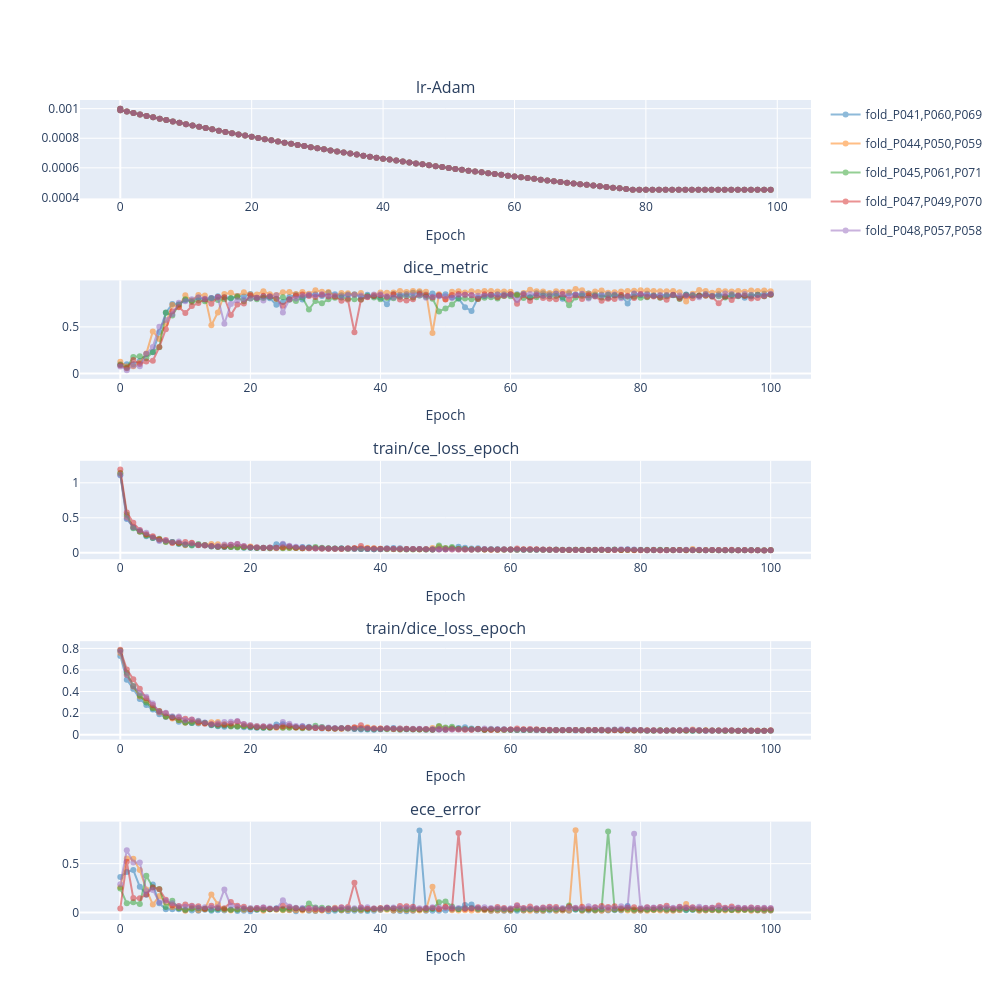

The code cell stored with this chart in its notebook:
### Markdown cell above
## Metrics
Visualization of the metrics stored in the TensorBoard events file (everything which is logged via `self.log()`).

### Code cell
show_loss_chart(df_train, df_val)
